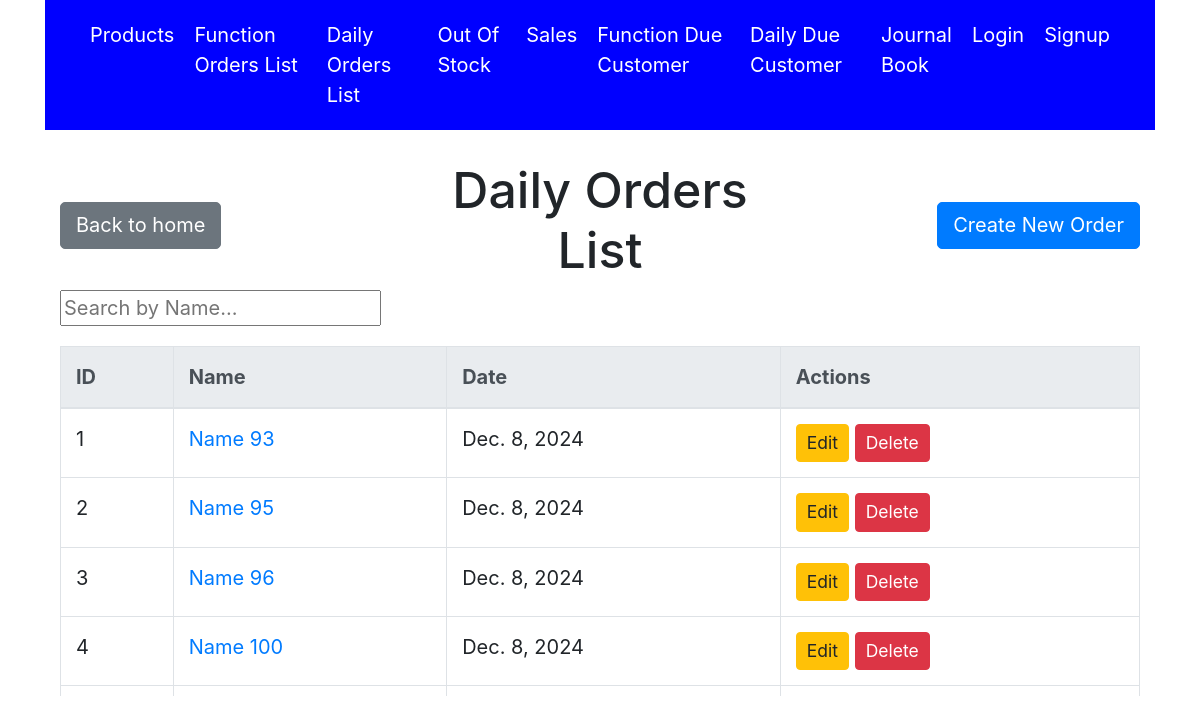
Screenshot of /orders/ with the database file from the repository.
### accounts/models.py (models this page shows, shortened)
class Orders(models.Model):
    name = models.CharField(max_length=255)
    date = models.DateField(default=timezone.now)
    is_function = models.BooleanField(default=True)

### accounts/views.py (the view)
# urls.py: path('orders/', views.orders_list, name='orders_list'),
def orders_list(request):
    orders = Orders.objects.filter(is_function=False).order_by('-date')  # '-' before 'date' indicates descending order
    query = request.GET.get('q', '')  # Get the search query from GET parameters
    if query:
        orders_list = Orders.objects.filter(name__istartswith=query).order_by('name')  # Filter by query
    else:
        orders_list = Orders.objects.all().order_by('name')  # Get all products if no query
    return render(request, 'orders_list.html', {'orders': orders, 'orders_list' : orders_list})

### accounts/templates/orders_list.html (shortened to what this page needs)
{% extends 'base.html' %}
{% block content %}
<head>
    <link rel="stylesheet" href="https://maxcdn.bootstrapcdn.com/bootstrap/4.5.2/css/bootstrap.min.css">
</head>
<body class="container">
    <div class="row align-items-center mt-4">
        <div class="col text-left">
            <a href="{% url 'home' %}" class="btn btn-secondary">Back to home</a>
        </div>
        <div class="col text-center">
            <h1>Daily Orders List</h1>
        </div>
        <div class="col text-right">
            <a href="{% url 'orders_create' %}?is_function=false" class="btn btn-primary">Create New Order</a>
        </div>
    </div>
    <div class="search-form mb-3">
        <input type="text" id="productSearch" placeholder="Search by Name..." onkeyup="searchProducts()">
    </div>
    <div class="table-wrapper">
        <table class="table table-bordered">
            <thead class="thead-light">
                <tr>
                    <th>ID</th>
                    <th>Name</th>
                    <th>Date</th>
                    <th>Actions</th>
                </tr>
            </thead>
            <tbody id="ordersTableBody">
                {% for order in orders %}
                    <tr class="order-item">
                        <td>{{ forloop.counter }}</td>
                        <td><a href="{% url 'orders_detail' order.id %}">{{ order.name }}</a></td>
                        <td>{{ order.date }}</td>
                        <td>
                            <a href="{% url 'orders_update' order.id %}" class="btn btn-warning btn-sm">Edit</a>
                            <form action="{% url 'orders_delete' order.id %}" method="POST" style="display:inline;">
                                <button type="submit" class="btn btn-danger btn-sm">Delete</button>
                            </form>
                        </td>
                    </tr>
                {% endfor %}
            </tbody>
        </table>
    </div>
</body>
{% endblock %}

### accounts/templates/base.html (style rules this page uses)
html, body { height: 100%; margin: 0; font-size: 20px; }

### accounts/templates/orders_list.html (style rules this page uses)
.table-wrapper { overflow-y: auto; max-height: 350px; display: block; position: relative; }

### rows the page displays
Orders: name "Name 93", date "Dec. 8, 2024"
Orders: name "Name 95", date "Dec. 8, 2024"
Orders: name "Name 96", date "Dec. 8, 2024"
Orders: name "Name 100", date "Dec. 8, 2024"
